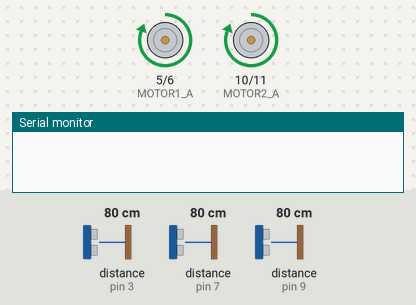
A sketch run on a simulated Arduino Uno, built with avr-gcc and run on an emulated ATmega328P. Shown: motor-driver pin pairs drawn as motors (green arrow = first pin HIGH = forward, orange = second pin HIGH = backward, longer = more drive), the last lines printed to the serial monitor. Wiring (inferred from the names in the program): ultrasonic range finder: trigger pin 2; echo pin 3. The test bench sets the inputs (shaded band); at power-on: distance to the obstacle (sensors on pin 3, pin 7, pin 9) 80 cm. The echo pulse lasts 58.3 µs per cm.

Above: at 1.2 s.
1.3 s: distance to the obstacle (sensor on pin 3) set to 13 cm
2.8 s: distance to the obstacle (sensor on pin 3) set to 10 cm
At 4.0 s:
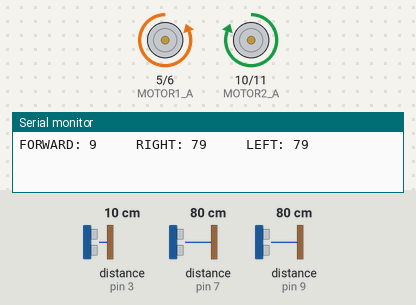
5.8 s: distance to the obstacle (sensor on pin 3) set to 18 cm
At 6.2 s:
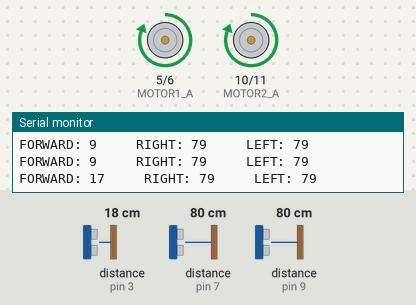
7.3 s: distance to the obstacle (sensor on pin 3) set to 2 cm
At 7.8 s:
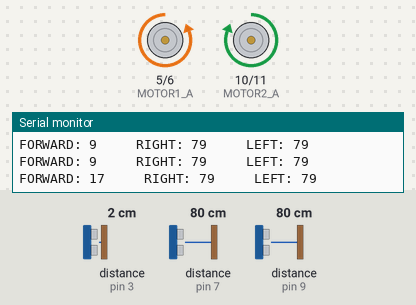
10.3 s: distance to the obstacle (sensor on pin 7) set to 85 cm
Timing chart, 0 to 14.3 s (numbered marks = the images above; inputs shaded):
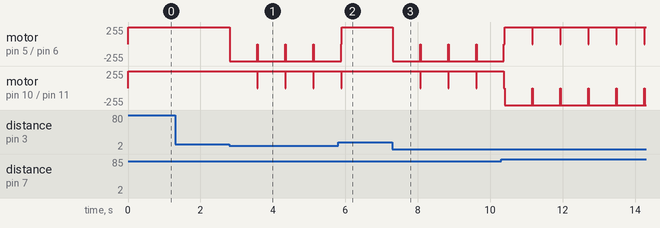

The sketch:

Arduino_motor_driver.ino
```cpp
#define MOTOR1_A 5
#define MOTOR1_B 6
#define MOTOR2_A 10
#define MOTOR2_B 11

#define TRIG_PIN_F 2
#define ECHO_PIN_F 3

#define TRIG_PIN_R 4
#define ECHO_PIN_R 7

#define TRIG_PIN_L 8
#define ECHO_PIN_L 9

#define CONSTANT 25


#define TURN_DELAY 750

#define SPEED 175


int forwardDistance()
{
    long duration;
    int dis;

    digitalWrite(TRIG_PIN_F, LOW);
    delayMicroseconds(2);

    digitalWrite(TRIG_PIN_F, HIGH);
    delayMicroseconds(10);
    digitalWrite(TRIG_PIN_F, LOW);

    duration = pulseIn(ECHO_PIN_F, HIGH);
    dis = duration*0.034/2;

    return dis;
}

int rightDistance()
{

    long duration;
    int dis;

    digitalWrite(TRIG_PIN_R, LOW);
    delayMicroseconds(2);

    digitalWrite(TRIG_PIN_R, HIGH);
    delayMicroseconds(10);
    digitalWrite(TRIG_PIN_R, LOW);

    duration = pulseIn(ECHO_PIN_R, HIGH);
    dis = duration*0.034/2;

    return dis;
}

int leftDistance()
{
    long duration;
    int dis;

    digitalWrite(TRIG_PIN_L, LOW);
    delayMicroseconds(2);

    digitalWrite(TRIG_PIN_L, HIGH);
    delayMicroseconds(10);
    digitalWrite(TRIG_PIN_L, LOW);

    duration = pulseIn(ECHO_PIN_L, HIGH);
    dis = duration*0.034/2;

    return dis;
}

// Aşağıdaki dört fonksiyon, gereken şekilde motorları sürerek aracın temel hareketlerini oluşturacaktır.

void forward ( int vel ) //İki motor da ileri.
{
    analogWrite ( MOTOR1_A, vel );
    analogWrite ( MOTOR2_A, vel );

    digitalWrite ( MOTOR1_B, LOW );
    digitalWrite ( MOTOR2_B, LOW );
}

void forward1 ( int vel ) //İki motor da ileri.
{
    int difference = rightDistance() - leftDistance();
    //Pozitif ise sola kayıyor

    int cVel;

    if ( difference <= 10 )
    {
        cVel = difference*CONSTANT;
    }
    else
    {
        cVel = 0;
    }

    if ( cVel > 0 )
    {
      analogWrite ( MOTOR1_A, vel );
      analogWrite ( MOTOR2_A, vel-cVel );

      digitalWrite ( MOTOR1_B, LOW );
      digitalWrite ( MOTOR2_B, LOW );
    }
    else if ( cVel < 0 )
    {
      analogWrite ( MOTOR1_A, vel + cVel );
      analogWrite ( MOTOR2_A, vel );

      digitalWrite ( MOTOR1_B, LOW );
      digitalWrite ( MOTOR2_B, LOW );
    }
    else
    {
      analogWrite ( MOTOR1_A, vel );
      analogWrite ( MOTOR2_A, vel );

      digitalWrite ( MOTOR1_B, LOW );
      digitalWrite ( MOTOR2_B, LOW );
    }
}

void backward ( int vel ) //İki motor da geri.
{
    analogWrite ( MOTOR1_B, vel );
    analogWrite ( MOTOR2_B, vel );

    digitalWrite ( MOTOR1_A, LOW );
    digitalWrite ( MOTOR2_A, LOW );
}

void right ( int vel )  //Sağ motor geri, sol motor iler.
{
    digitalWrite ( MOTOR1_B, LOW );
    digitalWrite ( MOTOR2_A, LOW );

    analogWrite ( MOTOR1_A, vel );
    analogWrite ( MOTOR2_B, vel );

    delay ( TURN_DELAY );

    analogWrite ( MOTOR1_A, 0 );
    analogWrite ( MOTOR2_B, 0 );
}

void left ( int vel )  //Sol motor geri, sağ motor ileri.
{
    digitalWrite ( MOTOR1_A, LOW );
    digitalWrite ( MOTOR2_B, LOW );

    analogWrite ( MOTOR1_B, vel );
    analogWrite ( MOTOR2_A, vel );

    delay ( TURN_DELAY );

    analogWrite ( MOTOR1_B, 0 );
    analogWrite ( MOTOR2_A, 0 );
}

void idle()  //Motorları durdur.
{
    digitalWrite ( MOTOR1_A, LOW );
    digitalWrite ( MOTOR1_B, LOW );
    digitalWrite ( MOTOR2_A, LOW );
    digitalWrite ( MOTOR2_B, LOW );
}


void setup()
{
    pinMode(MOTOR1_A, OUTPUT);
    pinMode(MOTOR1_B, OUTPUT);
    pinMode(MOTOR2_A, OUTPUT);
    pinMode(MOTOR2_B, OUTPUT);

    pinMode(TRIG_PIN_F, OUTPUT);
    pinMode(ECHO_PIN_F, INPUT);

    pinMode(TRIG_PIN_R, OUTPUT);
    pinMode(ECHO_PIN_R, INPUT);

    pinMode(TRIG_PIN_L, OUTPUT);
    pinMode(ECHO_PIN_L, INPUT);

    Serial.begin(9600);
}


void loop()
{

  while(forwardDistance()>10)
  {

    forward(255);
  }


  if(rightDistance()>leftDistance())
  {
    right(255);
  }
  else
  {
    left(255);
  }


  Serial.print("FORWARD: ");
  Serial.print(forwardDistance());

  Serial.print("     RIGHT: ");
  Serial.print(rightDistance());

  Serial.print("     LEFT: ");
  Serial.println(leftDistance());


}
```

Measured:
- the behaviour switches between 12 and 11 cm on distance to the obstacle (sensor on pin 3) (found by bisection; images 0 and 1)
- after the input at 1.3 s, every drawn part: stays the same
- after the input at 2.8 s, motor on pin 5 (MOTOR1_A) / pin 6 (MOTOR1_B): forward 255/255 → backward 255/255 at once; motor on pin 10 (MOTOR2_A) / pin 11 (MOTOR2_B): alternates forward 255/255 for 0.75 s and stopped for 0.02 s, starting after 0.76 s
- after the input at 5.8 s, motor on pin 10 (MOTOR2_A) / pin 11 (MOTOR2_B): goes on until 5.9 s, then stays forward 255/255
- after the input at 7.3 s, motor on pin 5 (MOTOR1_A) / pin 6 (MOTOR1_B): forward 255/255 → backward 255/255 at once; motor on pin 10 (MOTOR2_A) / pin 11 (MOTOR2_B): alternates forward 255/255 for 0.75 s and stopped for 0.02 s, starting after 0.76 s
